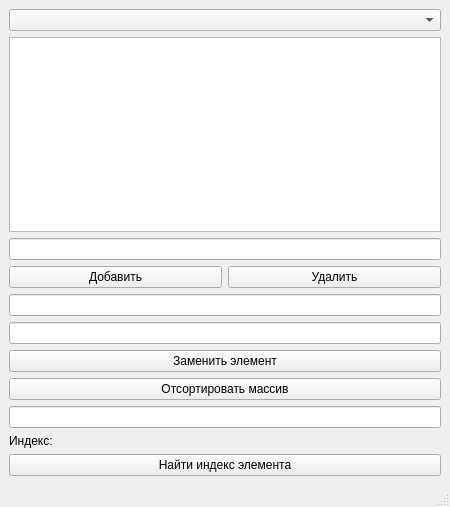
<?xml version="1.0" encoding="UTF-8"?>
<ui version="4.0">
 <class>MainWindow</class>
 <widget class="QMainWindow" name="MainWindow">
  <property name="geometry">
   <rect>
    <x>0</x>
    <y>0</y>
    <width>450</width>
    <height>507</height>
   </rect>
  </property>
  <property name="windowTitle">
   <string>MainWindow</string>
  </property>
  <widget class="QWidget" name="centralwidget">
   <layout class="QVBoxLayout" name="verticalLayout">
    <item>
     <widget class="QComboBox" name="structureCombo"/>
    </item>
    <item>
     <widget class="QListWidget" name="displayListWidget"/>
    </item>
    <item>
     <widget class="QLineEdit" name="valueLineEdit"/>
    </item>
    <item>
     <layout class="QHBoxLayout" name="horizontalLayout">
      <item>
       <widget class="QPushButton" name="insertButton">
        <property name="text">
         <string>Добавить</string>
        </property>
       </widget>
      </item>
      <item>
       <widget class="QPushButton" name="removeLastButton">
        <property name="text">
         <string>Удалить</string>
        </property>
       </widget>
      </item>
     </layout>
    </item>
    <item>
     <widget class="QLineEdit" name="indexLineEdit"/>
    </item>
    <item>
     <widget class="QLineEdit" name="newValueLineEdit"/>
    </item>
    <item>
     <widget class="QPushButton" name="replaceButton">
      <property name="text">
       <string>Заменить элемент</string>
      </property>
     </widget>
    </item>
    <item>
     <widget class="QPushButton" name="sortButton">
      <property name="text">
       <string>Отсортировать массив</string>
      </property>
     </widget>
    </item>
    <item>
     <widget class="QLineEdit" name="searchValueLineEdit"/>
    </item>
    <item>
     <widget class="QLabel" name="searchResultLabel">
      <property name="text">
       <string>Индекс:</string>
      </property>
     </widget>
    </item>
    <item>
     <widget class="QPushButton" name="searchButton">
      <property name="text">
       <string>Найти индекс элемента</string>
      </property>
     </widget>
    </item>
   </layout>
  </widget>
  <widget class="QMenuBar" name="menubar">
   <property name="geometry">
    <rect>
     <x>0</x>
     <y>0</y>
     <width>450</width>
     <height>21</height>
    </rect>
   </property>
  </widget>
  <widget class="QStatusBar" name="statusbar"/>
 </widget>
 <resources/>
 <connections/>
</ui>
